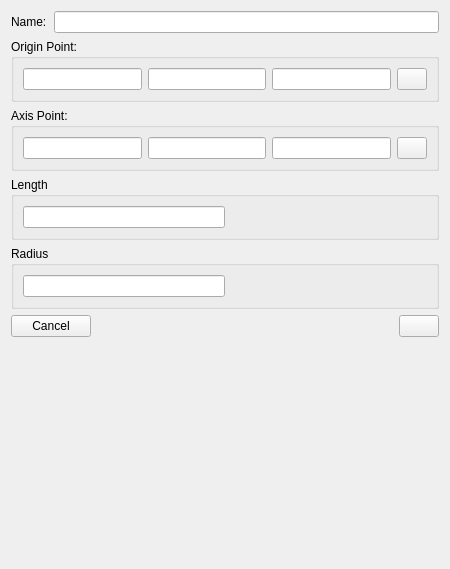
<?xml version="1.0" encoding="UTF-8"?>
<ui version="4.0">
 <class>CylinderInfoWidget</class>
 <widget class="QWidget" name="CylinderInfoWidget">
  <property name="geometry">
   <rect>
    <x>0</x>
    <y>0</y>
    <width>450</width>
    <height>569</height>
   </rect>
  </property>
  <property name="windowTitle">
   <string>Form</string>
  </property>
  <layout class="QGridLayout" name="gridLayout_5">
   <item row="0" column="0">
    <widget class="QLabel" name="label_Name">
     <property name="text">
      <string>Name:</string>
     </property>
    </widget>
   </item>
   <item row="0" column="1" colspan="3">
    <widget class="QLineEdit" name="lineEdit_Name"/>
   </item>
   <item row="1" column="0" colspan="4">
    <widget class="QGroupBox" name="groupBox_OriginPoint">
     <property name="maximumSize">
      <size>
       <width>16777215</width>
       <height>75</height>
      </size>
     </property>
     <property name="title">
      <string>Origin Point:</string>
     </property>
     <layout class="QGridLayout" name="gridLayout">
      <item row="0" column="0">
       <widget class="QLineEdit" name="lineEdit_OriginPoint1"/>
      </item>
      <item row="0" column="1">
       <widget class="QLineEdit" name="lineEdit_OriginPoint2"/>
      </item>
      <item row="0" column="2">
       <widget class="QLineEdit" name="lineEdit_OriginPoint3"/>
      </item>
      <item row="0" column="3">
       <widget class="QPushButton" name="pushButton_OriginPoint">
        <property name="minimumSize">
         <size>
          <width>0</width>
          <height>0</height>
         </size>
        </property>
        <property name="maximumSize">
         <size>
          <width>30</width>
          <height>30</height>
         </size>
        </property>
        <property name="text">
         <string/>
        </property>
       </widget>
      </item>
     </layout>
    </widget>
   </item>
   <item row="2" column="0" colspan="4">
    <widget class="QGroupBox" name="groupBox_AxisPoint">
     <property name="maximumSize">
      <size>
       <width>16777215</width>
       <height>75</height>
      </size>
     </property>
     <property name="title">
      <string>Axis Point:</string>
     </property>
     <layout class="QGridLayout" name="gridLayout_3">
      <item row="0" column="0">
       <widget class="QLineEdit" name="lineEdit_AxisPoint1"/>
      </item>
      <item row="0" column="1">
       <widget class="QLineEdit" name="lineEdit_AxisPoint2"/>
      </item>
      <item row="0" column="2">
       <widget class="QLineEdit" name="lineEdit_AxisPoint3"/>
      </item>
      <item row="0" column="3">
       <widget class="QPushButton" name="pushButton_AxisPoint">
        <property name="maximumSize">
         <size>
          <width>30</width>
          <height>30</height>
         </size>
        </property>
        <property name="text">
         <string/>
        </property>
       </widget>
      </item>
     </layout>
    </widget>
   </item>
   <item row="3" column="0" colspan="4">
    <widget class="QGroupBox" name="groupBox_Length">
     <property name="maximumSize">
      <size>
       <width>16777215</width>
       <height>75</height>
      </size>
     </property>
     <property name="title">
      <string>Length</string>
     </property>
     <layout class="QGridLayout" name="gridLayout_4">
      <item row="0" column="0">
       <widget class="QLineEdit" name="lineEdit_Length"/>
      </item>
      <item row="0" column="1">
       <spacer name="horizontalSpacer_3">
        <property name="orientation">
         <enum>Qt::Horizontal</enum>
        </property>
        <property name="sizeHint" stdset="0">
         <size>
          <width>11</width>
          <height>20</height>
         </size>
        </property>
       </spacer>
      </item>
     </layout>
    </widget>
   </item>
   <item row="4" column="0" colspan="4">
    <widget class="QGroupBox" name="groupBox_Radius">
     <property name="maximumSize">
      <size>
       <width>16777215</width>
       <height>75</height>
      </size>
     </property>
     <property name="title">
      <string>Radius</string>
     </property>
     <layout class="QGridLayout" name="gridLayout_2">
      <item row="0" column="0">
       <widget class="QLineEdit" name="lineEdit_Radius"/>
      </item>
      <item row="0" column="1">
       <spacer name="horizontalSpacer">
        <property name="orientation">
         <enum>Qt::Horizontal</enum>
        </property>
        <property name="sizeHint" stdset="0">
         <size>
          <width>11</width>
          <height>20</height>
         </size>
        </property>
       </spacer>
      </item>
     </layout>
    </widget>
   </item>
   <item row="5" column="0" colspan="2">
    <widget class="QPushButton" name="pushButton_Cancel">
     <property name="text">
      <string>Cancel</string>
     </property>
    </widget>
   </item>
   <item row="5" column="2">
    <spacer name="horizontalSpacer_2">
     <property name="orientation">
      <enum>Qt::Horizontal</enum>
     </property>
     <property name="sizeHint" stdset="0">
      <size>
       <width>310</width>
       <height>20</height>
      </size>
     </property>
    </spacer>
   </item>
   <item row="5" column="3">
    <widget class="QPushButton" name="pushButton_CreateOrEdit">
     <property name="text">
      <string/>
     </property>
    </widget>
   </item>
   <item row="6" column="2">
    <spacer name="verticalSpacer">
     <property name="orientation">
      <enum>Qt::Vertical</enum>
     </property>
     <property name="sizeHint" stdset="0">
      <size>
       <width>20</width>
       <height>255</height>
      </size>
     </property>
    </spacer>
   </item>
  </layout>
 </widget>
 <resources/>
 <connections/>
</ui>
